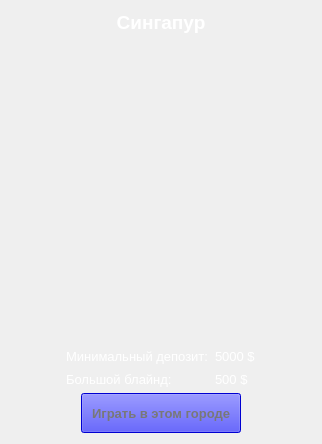
     <widget class="QWidget" name="page_2">
      <layout class="QVBoxLayout" name="verticalLayout_7">
       <item>
        <layout class="QVBoxLayout" name="verticalLayout_3">
         <item>
          <widget class="QLabel" name="label_31">
           <property name="palette">
            <palette>
             <active>
              <colorrole role="WindowText">
               <brush brushstyle="SolidPattern">
                <color alpha="255">
                 <red>255</red>
                 <green>255</green>
                 <blue>255</blue>
                </color>
               </brush>
              </colorrole>
             </active>
             <inactive>
              <colorrole role="WindowText">
               <brush brushstyle="SolidPattern">
                <color alpha="255">
                 <red>255</red>
                 <green>255</green>
                 <blue>255</blue>
                </color>
               </brush>
              </colorrole>
             </inactive>
             <disabled>
              <colorrole role="WindowText">
               <brush brushstyle="SolidPattern">
                <color alpha="255">
                 <red>120</red>
                 <green>120</green>
                 <blue>120</blue>
                </color>
               </brush>
              </colorrole>
             </disabled>
            </palette>
           </property>
           <property name="font">
            <font>
             <pointsize>14</pointsize>
             <weight>75</weight>
             <bold>true</bold>
            </font>
           </property>
           <property name="text">
            <string>Сингапур</string>
           </property>
           <property name="alignment">
            <set>Qt::AlignCenter</set>
           </property>
          </widget>
         </item>
         <item>
          <layout class="QHBoxLayout" name="horizontalLayout_4">
           <item>
            <widget class="QLabel" name="singaporeImage">
             <property name="sizePolicy">
              <sizepolicy hsizetype="Preferred" vsizetype="Preferred">
               <horstretch>0</horstretch>
               <verstretch>0</verstretch>
              </sizepolicy>
             </property>
             <property name="minimumSize">
              <size>
               <width>300</width>
               <height>300</height>
              </size>
             </property>
             <property name="maximumSize">
              <size>
               <width>16777215</width>
               <height>300</height>
              </size>
             </property>
             <property name="text">
              <string/>
             </property>
             <property name="scaledContents">
              <bool>true</bool>
             </property>
             <property name="alignment">
              <set>Qt::AlignCenter</set>
             </property>
            </widget>
           </item>
          </layout>
         </item>
         <item>
          <layout class="QGridLayout" name="gridLayout_4">
           <item row="1" column="2">
            <widget class="QLabel" name="label_13">
             <property name="palette">
              <palette>
               <active>
                <colorrole role="WindowText">
                 <brush brushstyle="SolidPattern">
                  <color alpha="255">
                   <red>255</red>
                   <green>255</green>
                   <blue>255</blue>
                  </color>
                 </brush>
                </colorrole>
               </active>
               <inactive>
                <colorrole role="WindowText">
                 <brush brushstyle="SolidPattern">
                  <color alpha="255">
                   <red>255</red>
                   <green>255</green>
                   <blue>255</blue>
                  </color>
                 </brush>
                </colorrole>
               </inactive>
               <disabled>
                <colorrole role="WindowText">
                 <brush brushstyle="SolidPattern">
                  <color alpha="255">
                   <red>120</red>
                   <green>120</green>
                   <blue>120</blue>
                  </color>
                 </brush>
                </colorrole>
               </disabled>
              </palette>
             </property>
             <property name="font">
              <font>
               <pointsize>10</pointsize>
              </font>
             </property>
             <property name="text">
              <string>500 $</string>
             </property>
            </widget>
           </item>
           <item row="0" column="1">
            <widget class="QLabel" name="label_14">
             <property name="palette">
              <palette>
               <active>
                <colorrole role="WindowText">
                 <brush brushstyle="SolidPattern">
                  <color alpha="255">
                   <red>255</red>
                   <green>255</green>
                   <blue>255</blue>
                  </color>
                 </brush>
                </colorrole>
               </active>
               <inactive>
                <colorrole role="WindowText">
                 <brush brushstyle="SolidPattern">
                  <color alpha="255">
                   <red>255</red>
                   <green>255</green>
                   <blue>255</blue>
                  </color>
                 </brush>
                </colorrole>
               </inactive>
               <disabled>
                <colorrole role="WindowText">
                 <brush brushstyle="SolidPattern">
                  <color alpha="255">
                   <red>120</red>
                   <green>120</green>
                   <blue>120</blue>
                  </color>
                 </brush>
                </colorrole>
               </disabled>
              </palette>
             </property>
             <property name="font">
              <font>
               <pointsize>10</pointsize>
              </font>
             </property>
             <property name="text">
              <string>Минимальный депозит:</string>
             </property>
            </widget>
           </item>
           <item row="0" column="2">
            <widget class="QLabel" name="label_15">
             <property name="palette">
              <palette>
               <active>
                <colorrole role="WindowText">
                 <brush brushstyle="SolidPattern">
                  <color alpha="255">
                   <red>255</red>
                   <green>255</green>
                   <blue>255</blue>
                  </color>
                 </brush>
                </colorrole>
               </active>
               <inactive>
                <colorrole role="WindowText">
                 <brush brushstyle="SolidPattern">
                  <color alpha="255">
                   <red>255</red>
                   <green>255</green>
                   <blue>255</blue>
                  </color>
                 </brush>
                </colorrole>
               </inactive>
               <disabled>
                <colorrole role="WindowText">
                 <brush brushstyle="SolidPattern">
                  <color alpha="255">
                   <red>120</red>
                   <green>120</green>
                   <blue>120</blue>
                  </color>
                 </brush>
                </colorrole>
               </disabled>
              </palette>
             </property>
             <property name="font">
              <font>
               <pointsize>10</pointsize>
              </font>
             </property>
             <property name="text">
              <string>5000 $</string>
             </property>
            </widget>
           </item>
           <item row="0" column="0">
            <spacer name="horizontalSpacer_5">
             <property name="orientation">
              <enum>Qt::Horizontal</enum>
             </property>
             <property name="sizeHint" stdset="0">
              <size>
               <width>40</width>
               <height>20</height>
              </size>
             </property>
            </spacer>
           </item>
           <item row="1" column="1">
            <widget class="QLabel" name="label_16">
             <property name="palette">
              <palette>
               <active>
                <colorrole role="WindowText">
                 <brush brushstyle="SolidPattern">
                  <color alpha="255">
                   <red>255</red>
                   <green>255</green>
                   <blue>255</blue>
                  </color>
                 </brush>
                </colorrole>
               </active>
               <inactive>
                <colorrole role="WindowText">
                 <brush brushstyle="SolidPattern">
                  <color alpha="255">
                   <red>255</red>
                   <green>255</green>
                   <blue>255</blue>
                  </color>
                 </brush>
                </colorrole>
               </inactive>
               <disabled>
                <colorrole role="WindowText">
                 <brush brushstyle="SolidPattern">
                  <color alpha="255">
                   <red>120</red>
                   <green>120</green>
                   <blue>120</blue>
                  </color>
                 </brush>
                </colorrole>
               </disabled>
              </palette>
             </property>
             <property name="font">
              <font>
               <pointsize>10</pointsize>
              </font>
             </property>
             <property name="text">
              <string>Большой блайнд:</string>
             </property>
            </widget>
           </item>
           <item row="0" column="3">
            <spacer name="horizontalSpacer_6">
             <property name="orientation">
              <enum>Qt::Horizontal</enum>
             </property>
             <property name="sizeHint" stdset="0">
              <size>
               <width>40</width>
               <height>20</height>
              </size>
             </property>
            </spacer>
           </item>
          </layout>
         </item>
         <item>
          <layout class="QHBoxLayout" name="horizontalLayout_5">
           <item>
            <spacer name="horizontalSpacer_7">
             <property name="orientation">
              <enum>Qt::Horizontal</enum>
             </property>
             <property name="sizeHint" stdset="0">
              <size>
               <width>40</width>
               <height>20</height>
              </size>
             </property>
            </spacer>
           </item>
           <item>
            <widget class="QPushButton" name="startSingapore_btn">
             <property name="enabled">
              <bool>false</bool>
             </property>
             <property name="sizePolicy">
              <sizepolicy hsizetype="Fixed" vsizetype="Fixed">
               <horstretch>0</horstretch>
               <verstretch>0</verstretch>
              </sizepolicy>
             </property>
             <property name="minimumSize">
              <size>
               <width>160</width>
               <height>40</height>
              </size>
             </property>
             <property name="maximumSize">
              <size>
               <width>160</width>
               <height>40</height>
              </size>
             </property>
             <property name="palette">
              <palette>
               <active>
                <colorrole role="WindowText">
                 <brush brushstyle="SolidPattern">
                  <color alpha="255">
                   <red>255</red>
                   <green>255</green>
                   <blue>255</blue>
                  </color>
                 </brush>
                </colorrole>
                <colorrole role="Button">
                 <brush brushstyle="SolidPattern">
                  <color alpha="255">
                   <red>0</red>
                   <green>0</green>
                   <blue>255</blue>
                  </color>
                 </brush>
                </colorrole>
                <colorrole role="ButtonText">
                 <brush brushstyle="SolidPattern">
                  <color alpha="255">
                   <red>255</red>
                   <green>255</green>
                   <blue>255</blue>
                  </color>
                 </brush>
                </colorrole>
                <colorrole role="Base">
                 <brush brushstyle="SolidPattern">
                  <color alpha="255">
                   <red>0</red>
                   <green>0</green>
                   <blue>255</blue>
                  </color>
                 </brush>
                </colorrole>
                <colorrole role="Window">
                 <brush brushstyle="SolidPattern">
                  <color alpha="255">
                   <red>0</red>
                   <green>0</green>
                   <blue>255</blue>
                  </color>
                 </brush>
                </colorrole>
               </active>
               <inactive>
                <colorrole role="WindowText">
                 <brush brushstyle="SolidPattern">
                  <color alpha="255">
                   <red>255</red>
                   <green>255</green>
                   <blue>255</blue>
                  </color>
                 </brush>
                </colorrole>
                <colorrole role="Button">
                 <brush brushstyle="SolidPattern">
                  <color alpha="255">
                   <red>0</red>
                   <green>0</green>
                   <blue>255</blue>
                  </color>
                 </brush>
                </colorrole>
                <colorrole role="ButtonText">
                 <brush brushstyle="SolidPattern">
                  <color alpha="255">
                   <red>255</red>
                   <green>255</green>
                   <blue>255</blue>
                  </color>
                 </brush>
                </colorrole>
                <colorrole role="Base">
                 <brush brushstyle="SolidPattern">
                  <color alpha="255">
                   <red>0</red>
                   <green>0</green>
                   <blue>255</blue>
                  </color>
                 </brush>
                </colorrole>
                <colorrole role="Window">
                 <brush brushstyle="SolidPattern">
                  <color alpha="255">
                   <red>0</red>
                   <green>0</green>
                   <blue>255</blue>
                  </color>
                 </brush>
                </colorrole>
               </inactive>
               <disabled>
                <colorrole role="WindowText">
                 <brush brushstyle="SolidPattern">
                  <color alpha="255">
                   <red>120</red>
                   <green>120</green>
                   <blue>120</blue>
                  </color>
                 </brush>
                </colorrole>
                <colorrole role="Button">
                 <brush brushstyle="SolidPattern">
                  <color alpha="255">
                   <red>0</red>
                   <green>0</green>
                   <blue>255</blue>
                  </color>
                 </brush>
                </colorrole>
                <colorrole role="ButtonText">
                 <brush brushstyle="SolidPattern">
                  <color alpha="255">
                   <red>120</red>
                   <green>120</green>
                   <blue>120</blue>
                  </color>
                 </brush>
                </colorrole>
                <colorrole role="Base">
                 <brush brushstyle="SolidPattern">
                  <color alpha="255">
                   <red>0</red>
                   <green>0</green>
                   <blue>255</blue>
                  </color>
                 </brush>
                </colorrole>
                <colorrole role="Window">
                 <brush brushstyle="SolidPattern">
                  <color alpha="255">
                   <red>0</red>
                   <green>0</green>
                   <blue>255</blue>
                  </color>
                 </brush>
                </colorrole>
               </disabled>
              </palette>
             </property>
             <property name="font">
              <font>
               <pointsize>10</pointsize>
               <weight>75</weight>
               <bold>true</bold>
              </font>
             </property>
             <property name="styleSheet">
              <string notr="true">background-color: rgb(0, 0, 255);</string>
             </property>
             <property name="text">
              <string>Играть в этом городе</string>
             </property>
            </widget>
           </item>
           <item>
            <spacer name="horizontalSpacer_8">
             <property name="orientation">
              <enum>Qt::Horizontal</enum>
             </property>
             <property name="sizeHint" stdset="0">
              <size>
               <width>40</width>
               <height>20</height>
              </size>
             </property>
            </spacer>
           </item>
          </layout>
         </item>
        </layout>
       </item>
      </layout>
     </widget>
